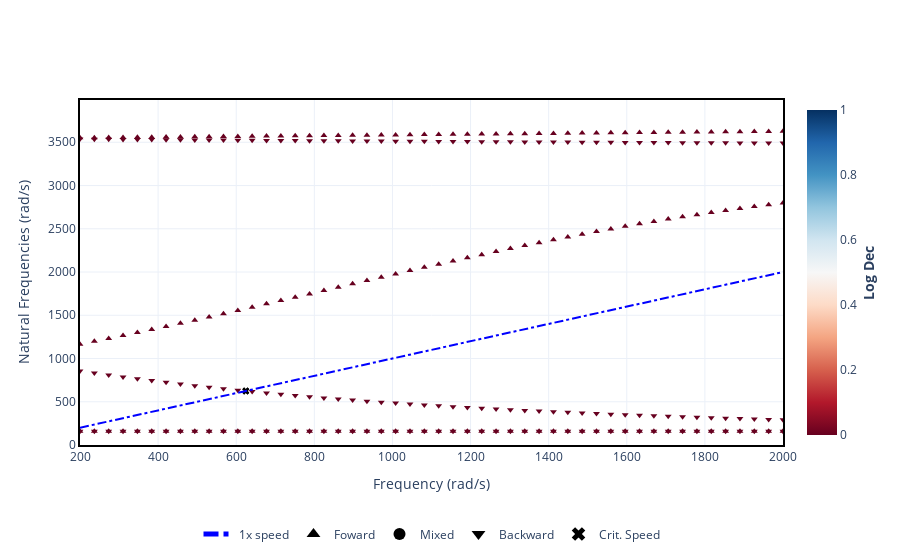

Notebook source saved alongside this figure:
### Code cell
# CAMPBELL
samples     = 50
speed_range = np.linspace(200, 2000, samples)
campbell    = rotor.run_campbell(speed_range)
campbell.plot()

### Figure 1 — Plotly figure (JSON) as saved in the notebook; plotly's stock layout.template omitted (floating-point values rounded to 4 significant figures)
{"data": [{"hovertemplate": "Frequency (rad/s): %{x:.2f}<br>Critical Speed (rad/s): %{y:.2f}", "legendgroup": "Crit. Speed", "marker": {"color": "black", "symbol": "x"}, "mode": "markers", "name": "Crit. Speed", "showlegend": false, "type": "scatter", "x": [], "y": []}, {"hoverinfo": "none", "legendgroup": "Foward", "marker": {"color": [], "coloraxis": "coloraxis", "symbol": "triangle-up"}, "mode": "markers", "name": "Foward", "showlegend": false, "type": "scatter", "x": [], "y": []}, {"hovertemplate": "Frequency (rad/s): %{x:.2f}<br>Critical Speed (rad/s): %{y:.2f}", "legendgroup": "Crit. Speed", "marker": {"color": "black", "symbol": "x"}, "mode": "markers", "name": "Crit. Speed", "showlegend": false, "type": "scatter", "x": [], "y": []}, {"hoverinfo": "none", "legendgroup": "Foward", "marker": {"color": [2.066e-06, 2.11e-06, 2.155e-06, 2.2e-06, 2.243e-06, 2.283e-06, 2.322e-06, 2.358e-06, 2.391e-06, 2.423e-06, 2.451e-06, 2.478e-06, 2.503e-06, 2.526e-06, 2.548e-06, 2.568e-06, 2.587e-06, 2.604e-06, 2.62e-06, 2.635e-06, 2.65e-06, 2.663e-06, 2.675e-06, 2.687e-06, 2.698e-06, 2.709e-06, 2.719e-06, 2.728e-06, 2.737e-06, 2.746e-06, 2.754e-06, 2.761e-06, 2.769e-06, 2.776e-06, 2.782e-06, 2.789e-06, 2.795e-06, 2.801e-06, 2.806e-06, 2.812e-06, 2.817e-06, 2.822e-06, 2.826e-06, 2.831e-06, 2.835e-06, 2.839e-06, 2.844e-06, 2.847e-06, 2.851e-06, 2.855e-06], "coloraxis": "coloraxis", "symbol": "triangle-up"}, "mode": "markers", "name": "Foward", "showlegend": false, "type": "scatter", "x": [200, 236.7, 273.5, 310.2, 346.9, 383.7, 420.4, 457.1, 493.9, 530.6, 567.3, 604.1, 640.8, 677.6, 714.3, 751.0, 787.8, 824.5, 861.2, 898.0, 934.7, 971.4, 1008.0, 1045.0, 1082.0, 1118.0, 1155.0, 1192.0, 1229.0, 1265.0, 1302.0, 1339.0, 1376.0, 1412.0, 1449.0, 1486.0, 1522.0, 1559.0, 1596.0, 1633.0, 1669.0, 1706.0, 1743.0, 1780.0, 1816.0, 1853.0, 1890.0, 1927.0, 1963.0, 2000], "y": [159.1, 159.1, 159.1, 159.1, 159.1, 159.1, 159.1, 159.1, 159.1, 159.1, 159.1, 159.1, 159.1, 159.1, 159.1, 159.1, 159.1, 159.2, 159.2, 159.2, 159.2, 159.2, 159.2, 159.2, 159.2, 159.2, 159.2, 159.2, 159.2, 159.2, 159.2, 159.2, 159.2, 159.2, 159.2, 159.2, 159.2, 159.2, 159.2, 159.2, 159.2, 159.2, 159.2, 159.2, 159.2, 159.2, 159.2, 159.2, 159.2, 159.2]}, {"hovertemplate": "Frequency (rad/s): %{x:.2f}<br>Critical Speed (rad/s): %{y:.2f}", "legendgroup": "Crit. Speed", "marker": {"color": "black", "symbol": "x"}, "mode": "markers", "name": "Crit. Speed", "showlegend": false, "type": "scatter", "x": [624.6], "y": [624.6]}, {"hoverinfo": "none", "legendgroup": "Foward", "marker": {"color": [], "coloraxis": "coloraxis", "symbol": "triangle-up"}, "mode": "markers", "name": "Foward", "showlegend": false, "type": "scatter", "x": [], "y": []}, {"hovertemplate": "Frequency (rad/s): %{x:.2f}<br>Critical Speed (rad/s): %{y:.2f}", "legendgroup": "Crit. Speed", "marker": {"color": "black", "symbol": "x"}, "mode": "markers", "name": "Crit. Speed", "showlegend": false, "type": "scatter", "x": [], "y": []}, {"hoverinfo": "none", "legendgroup": "Foward", "marker": {"color": [4.145e-05, 4.304e-05, 4.473e-05, 4.653e-05, 4.844e-05, 5.046e-05, 5.262e-05, 5.491e-05, 5.735e-05, 5.994e-05, 6.269e-05, 6.562e-05, 6.874e-05, 7.205e-05, 7.556e-05, 7.929e-05, 8.324e-05, 8.743e-05, 9.187e-05, 9.656e-05, 0.0001015, 0.0001067, 0.0001122, 0.000118, 0.0001241, 0.0001304, 0.0001371, 0.000144, 0.0001512, 0.0001587, 0.0001664, 0.0001744, 0.0001826, 0.000191, 0.0001996, 0.0002083, 0.0002172, 0.0002262, 0.0002352, 0.0002443, 0.0002534, 0.0002624, 0.0002714, 0.0002803, 0.000289, 0.0002975, 0.0003059, 0.000314, 0.0003219, 0.0003295], "coloraxis": "coloraxis", "symbol": "triangle-up"}, "mode": "markers", "name": "Foward", "showlegend": false, "type": "scatter", "x": [200, 236.7, 273.5, 310.2, 346.9, 383.7, 420.4, 457.1, 493.9, 530.6, 567.3, 604.1, 640.8, 677.6, 714.3, 751.0, 787.8, 824.5, 861.2, 898.0, 934.7, 971.4, 1008.0, 1045.0, 1082.0, 1118.0, 1155.0, 1192.0, 1229.0, 1265.0, 1302.0, 1339.0, 1376.0, 1412.0, 1449.0, 1486.0, 1522.0, 1559.0, 1596.0, 1633.0, 1669.0, 1706.0, 1743.0, 1780.0, 1816.0, 1853.0, 1890.0, 1927.0, 1963.0, 2000], "y": [1166.0, 1198.0, 1232.0, 1266.0, 1300.0, 1335.0, 1371.0, 1407.0, 1444.0, 1481.0, 1518.0, 1556.0, 1594.0, 1632.0, 1670.0, 1709.0, 1747.0, 1786.0, 1825.0, 1863.0, 1902.0, 1940.0, 1978.0, 2016.0, 2054.0, 2091.0, 2128.0, 2165.0, 2201.0, 2236.0, 2271.0, 2306.0, 2340.0, 2373.0, 2405.0, 2437.0, 2468.0, 2498.0, 2528.0, 2557.0, 2584.0, 2611.0, 2638.0, 2663.0, 2688.0, 2711.0, 2734.0, 2756.0, 2778.0, 2798.0]}, {"hovertemplate": "Frequency (rad/s): %{x:.2f}<br>Critical Speed (rad/s): %{y:.2f}", "legendgroup": "Crit. Speed", "marker": {"color": "black", "symbol": "x"}, "mode": "markers", "name": "Crit. Speed", "showlegend": false, "type": "scatter", "x": [], "y": []}, {"hoverinfo": "none", "legendgroup": "Foward", "marker": {"color": [], "coloraxis": "coloraxis", "symbol": "triangle-up"}, "mode": "markers", "name": "Foward", "showlegend": false, "type": "scatter", "x": [], "y": []}, {"hovertemplate": "Frequency (rad/s): %{x:.2f}<br>Critical Speed (rad/s): %{y:.2f}", "legendgroup": "Crit. Speed", "marker": {"color": "black", "symbol": "x"}, "mode": "markers", "name": "Crit. Speed", "showlegend": false, "type": "scatter", "x": [], "y": []}, {"hoverinfo": "none", "legendgroup": "Foward", "marker": {"color": [0.000351, 0.0003611, 0.0003702, 0.0003788, 0.0003869, 0.0003949, 0.0004028, 0.0004107, 0.0004186, 0.0004266, 0.0004346, 0.0004428, 0.0004511, 0.0004595, 0.0004681, 0.0004769, 0.0004858, 0.0004948, 0.000504, 0.0005134, 0.000523, 0.0005326, 0.0005425, 0.0005524, 0.0005626, 0.0005728, 0.0005832, 0.0005936, 0.0006042, 0.0006149, 0.0006256, 0.0006365, 0.0006474, 0.0006583, 0.0006693, 0.0006803, 0.0006914, 0.0007024, 0.0007135, 0.0007245, 0.0007355, 0.0007465, 0.0007574, 0.0007683, 0.0007791, 0.0007899, 0.0008006, 0.0008112, 0.0008217, 0.0008321], "coloraxis": "coloraxis", "symbol": "triangle-up"}, "mode": "markers", "name": "Foward", "showlegend": false, "type": "scatter", "x": [200, 236.7, 273.5, 310.2, 346.9, 383.7, 420.4, 457.1, 493.9, 530.6, 567.3, 604.1, 640.8, 677.6, 714.3, 751.0, 787.8, 824.5, 861.2, 898.0, 934.7, 971.4, 1008.0, 1045.0, 1082.0, 1118.0, 1155.0, 1192.0, 1229.0, 1265.0, 1302.0, 1339.0, 1376.0, 1412.0, 1449.0, 1486.0, 1522.0, 1559.0, 1596.0, 1633.0, 1669.0, 1706.0, 1743.0, 1780.0, 1816.0, 1853.0, 1890.0, 1927.0, 1963.0, 2000], "y": [3552.0, 3553.0, 3555.0, 3556.0, 3558.0, 3559.0, 3561.0, 3562.0, 3564.0, 3565.0, 3567.0, 3568.0, 3570.0, 3571.0, 3573.0, 3574.0, 3576.0, 3578.0, 3579.0, 3581.0, 3582.0, 3584.0, 3585.0, 3587.0, 3589.0, 3590.0, 3592.0, 3593.0, 3595.0, 3597.0, 3598.0, 3600.0, 3601.0, 3603.0, 3604.0, 3606.0, 3607.0, 3609.0, 3610.0, 3612.0, 3613.0, 3615.0, 3616.0, 3618.0, 3619.0, 3621.0, 3622.0, 3623.0, 3625.0, 3626.0]}, {"hovertemplate": "Frequency (rad/s): %{x:.2f}<br>Critical Speed (rad/s): %{y:.2f}", "legendgroup": "Crit. Speed", "marker": {"color": "black", "symbol": "x"}, "mode": "markers", "name": "Crit. Speed", "showlegend": false, "type": "scatter", "x": [], "y": []}, {"hoverinfo": "none", "legendgroup": "Mixed", "marker": {"color": [], "coloraxis": "coloraxis", "symbol": "circle"}, "mode": "markers", "name": "Mixed", "showlegend": false, "type": "scatter", "x": [], "y": []}, {"hovertemplate": "Frequency (rad/s): %{x:.2f}<br>Critical Speed (rad/s): %{y:.2f}", "legendgroup": "Crit. Speed", "marker": {"color": "black", "symbol": "x"}, "mode": "markers", "name": "Crit. Speed", "showlegend": false, "type": "scatter", "x": [], "y": []}, {"hoverinfo": "none", "legendgroup": "Mixed", "marker": {"color": [], "coloraxis": "coloraxis", "symbol": "circle"}, "mode": "markers", "name": "Mixed", "showlegend": false, "type": "scatter", "x": [], "y": []}, {"hovertemplate": "Frequency (rad/s): %{x:.2f}<br>Critical Speed (rad/s): %{y:.2f}", "legendgroup": "Crit. Speed", "marker": {"color": "black", "symbol": "x"}, "mode": "markers", "name": "Crit. Speed", "showlegend": false, "type": "scatter", "x": [624.6], "y": [624.6]}, {"hoverinfo": "none", "legendgroup": "Mixed", "marker": {"color": [], "coloraxis": "coloraxis", "symbol": "circle"}, "mode": "markers", "name": "Mixed", "showlegend": false, "type": "scatter", "x": [], "y": []}, {"hovertemplate": "Frequency (rad/s): %{x:.2f}<br>Critical Speed (rad/s): %{y:.2f}", "legendgroup": "Crit. Speed", "marker": {"color": "black", "symbol": "x"}, "mode": "markers", "name": "Crit. Speed", "showlegend": false, "type": "scatter", "x": [], "y": []}, {"hoverinfo": "none", "legendgroup": "Mixed", "marker": {"color": [], "coloraxis": "coloraxis", "symbol": "circle"}, "mode": "markers", "name": "Mixed", "showlegend": false, "type": "scatter", "x": [], "y": []}, {"hovertemplate": "Frequency (rad/s): %{x:.2f}<br>Critical Speed (rad/s): %{y:.2f}", "legendgroup": "Crit. Speed", "marker": {"color": "black", "symbol": "x"}, "mode": "markers", "name": "Crit. Speed", "showlegend": false, "type": "scatter", "x": [], "y": []}, {"hoverinfo": "none", "legendgroup": "Mixed", "marker": {"color": [], "coloraxis": "coloraxis", "symbol": "circle"}, "mode": "markers", "name": "Mixed", "showlegend": false, "type": "scatter", "x": [], "y": []}, {"hovertemplate": "Frequency (rad/s): %{x:.2f}<br>Critical Speed (rad/s): %{y:.2f}", "legendgroup": "Crit. Speed", "marker": {"color": "black", "symbol": "x"}, "mode": "markers", "name": "Crit. Speed", "showlegend": false, "type": "scatter", "x": [], "y": []}, {"hoverinfo": "none", "legendgroup": "Mixed", "marker": {"color": [], "coloraxis": "coloraxis", "symbol": "circle"}, "mode": "markers", "name": "Mixed", "showlegend": false, "type": "scatter", "x": [], "y": []}, {"hovertemplate": "Frequency (rad/s): %{x:.2f}<br>Critical Speed (rad/s): %{y:.2f}", "legendgroup": "Crit. Speed", "marker": {"color": "black", "symbol": "x"}, "mode": "markers", "name": "Crit. Speed", "showlegend": false, "type": "scatter", "x": [], "y": []}, {"hoverinfo": "none", "legendgroup": "Backward", "marker": {"color": [4.023e-06, 3.978e-06, 3.933e-06, 3.889e-06, 3.846e-06, 3.805e-06, 3.767e-06, 3.731e-06, 3.697e-06, 3.666e-06, 3.637e-06, 3.61e-06, 3.585e-06, 3.562e-06, 3.541e-06, 3.521e-06, 3.502e-06, 3.485e-06, 3.468e-06, 3.453e-06, 3.439e-06, 3.426e-06, 3.413e-06, 3.401e-06, 3.39e-06, 3.38e-06, 3.37e-06, 3.36e-06, 3.351e-06, 3.343e-06, 3.335e-06, 3.327e-06, 3.32e-06, 3.313e-06, 3.306e-06, 3.3e-06, 3.294e-06, 3.288e-06, 3.282e-06, 3.277e-06, 3.272e-06, 3.267e-06, 3.262e-06, 3.258e-06, 3.253e-06, 3.249e-06, 3.245e-06, 3.241e-06, 3.237e-06, 3.234e-06], "coloraxis": "coloraxis", "symbol": "triangle-down"}, "mode": "markers", "name": "Backward", "showlegend": false, "type": "scatter", "x": [200, 236.7, 273.5, 310.2, 346.9, 383.7, 420.4, 457.1, 493.9, 530.6, 567.3, 604.1, 640.8, 677.6, 714.3, 751.0, 787.8, 824.5, 861.2, 898.0, 934.7, 971.4, 1008.0, 1045.0, 1082.0, 1118.0, 1155.0, 1192.0, 1229.0, 1265.0, 1302.0, 1339.0, 1376.0, 1412.0, 1449.0, 1486.0, 1522.0, 1559.0, 1596.0, 1633.0, 1669.0, 1706.0, 1743.0, 1780.0, 1816.0, 1853.0, 1890.0, 1927.0, 1963.0, 2000], "y": [159.1, 159.1, 159.1, 159.1, 159.1, 159.1, 159.1, 159.1, 159.1, 159.1, 159.1, 159.1, 159.1, 159.1, 159.1, 159.1, 159.1, 159.1, 159.1, 159.1, 159.1, 159.1, 159.1, 159.1, 159.1, 159.1, 159.1, 159.1, 159.1, 159.1, 159.1, 159.1, 159.1, 159.1, 159.1, 159.1, 159.1, 159.0, 159.0, 159.0, 159.0, 159.0, 159.0, 159.0, 159.0, 159.0, 159.0, 159.0, 159.0, 159.0]}, {"hovertemplate": "Frequency (rad/s): %{x:.2f}<br>Critical Speed (rad/s): %{y:.2f}", "legendgroup": "Crit. Speed", "marker": {"color": "black", "symbol": "x"}, "mode": "markers", "name": "Crit. Speed", "showlegend": false, "type": "scatter", "x": [], "y": []}, {"hoverinfo": "none", "legendgroup": "Backward", "marker": {"color": [], "coloraxis": "coloraxis", "symbol": "triangle-down"}, "mode": "markers", "name": "Backward", "showlegend": false, "type": "scatter", "x": [], "y": []}, {"hovertemplate": "Frequency (rad/s): %{x:.2f}<br>Critical Speed (rad/s): %{y:.2f}", "legendgroup": "Crit. Speed", "marker": {"color": "black", "symbol": "x"}, "mode": "markers", "name": "Crit. Speed", "showlegend": false, "type": "scatter", "x": [624.6], "y": [624.6]}, {"hoverinfo": "none", "legendgroup": "Backward", "marker": {"color": [2.887e-05, 2.802e-05, 2.722e-05, 2.646e-05, 2.573e-05, 2.503e-05, 2.436e-05, 2.371e-05, 2.31e-05, 2.251e-05, 2.194e-05, 2.14e-05, 2.088e-05, 2.037e-05, 1.989e-05, 1.942e-05, 1.898e-05, 1.854e-05, 1.813e-05, 1.773e-05, 1.734e-05, 1.697e-05, 1.66e-05, 1.626e-05, 1.592e-05, 1.559e-05, 1.528e-05, 1.498e-05, 1.468e-05, 1.44e-05, 1.412e-05, 1.386e-05, 1.36e-05, 1.335e-05, 1.311e-05, 1.288e-05, 1.265e-05, 1.243e-05, 1.221e-05, 1.201e-05, 1.181e-05, 1.161e-05, 1.142e-05, 1.124e-05, 1.106e-05, 1.089e-05, 1.072e-05, 1.055e-05, 1.039e-05, 1.024e-05], "coloraxis": "coloraxis", "symbol": "triangle-down"}, "mode": "markers", "name": "Backward", "showlegend": false, "type": "scatter", "x": [200, 236.7, 273.5, 310.2, 346.9, 383.7, 420.4, 457.1, 493.9, 530.6, 567.3, 604.1, 640.8, 677.6, 714.3, 751.0, 787.8, 824.5, 861.2, 898.0, 934.7, 971.4, 1008.0, 1045.0, 1082.0, 1118.0, 1155.0, 1192.0, 1229.0, 1265.0, 1302.0, 1339.0, 1376.0, 1412.0, 1449.0, 1486.0, 1522.0, 1559.0, 1596.0, 1633.0, 1669.0, 1706.0, 1743.0, 1780.0, 1816.0, 1853.0, 1890.0, 1927.0, 1963.0, 2000], "y": [856.3, 832.4, 809.3, 787.0, 765.3, 744.5, 724.3, 704.8, 686.0, 667.9, 650.4, 633.6, 617.4, 601.7, 586.7, 572.1, 558.2, 544.7, 531.7, 519.2, 507.2, 495.6, 484.4, 473.6, 463.2, 453.2, 443.5, 434.2, 425.2, 416.5, 408.1, 400.0, 392.1, 384.5, 377.2, 370.1, 363.3, 356.7, 350.2, 344.0, 338.0, 332.2, 326.5, 321.0, 315.7, 310.5, 305.5, 300.7, 296.0, 291.4]}, {"hovertemplate": "Frequency (rad/s): %{x:.2f}<br>Critical Speed (rad/s): %{y:.2f}", "legendgroup": "Crit. Speed", "marker": {"color": "black", "symbol": "x"}, "mode": "markers", "name": "Crit. Speed", "showlegend": false, "type": "scatter", "x": [], "y": []}, {"hoverinfo": "none", "legendgroup": "Backward", "marker": {"color": [], "coloraxis": "coloraxis", "symbol": "triangle-down"}, "mode": "markers", "name": "Backward", "showlegend": false, "type": "scatter", "x": [], "y": []}, {"hovertemplate": "Frequency (rad/s): %{x:.2f}<br>Critical Speed (rad/s): %{y:.2f}", "legendgroup": "Crit. Speed", "marker": {"color": "black", "symbol": "x"}, "mode": "markers", "name": "Crit. Speed", "showlegend": false, "type": "scatter", "x": [], "y": []}, {"hoverinfo": "none", "legendgroup": "Backward", "marker": {"color": [0.0003643, 0.0003562, 0.0003493, 0.0003434, 0.0003381, 0.0003334, 0.000329, 0.000325, 0.0003213, 0.0003179, 0.0003146, 0.0003116, 0.0003087, 0.000306, 0.0003034, 0.0003009, 0.0002986, 0.0002964, 0.0002942, 0.0002922, 0.0002903, 0.0002885, 0.0002867, 0.000285, 0.0002834, 0.0002819, 0.0002804, 0.000279, 0.0002777, 0.0002764, 0.0002752, 0.000274, 0.0002729, 0.0002718, 0.0002707, 0.0002697, 0.0002688, 0.0002679, 0.000267, 0.0002662, 0.0002653, 0.0002646, 0.0002638, 0.0002631, 0.0002624, 0.0002618, 0.0002611, 0.0002605, 0.0002599, 0.0002594], "coloraxis": "coloraxis", "symbol": "triangle-down"}, "mode": "markers", "name": "Backward", "showlegend": false, "type": "scatter", "x": [200, 236.7, 273.5, 310.2, 346.9, 383.7, 420.4, 457.1, 493.9, 530.6, 567.3, 604.1, 640.8, 677.6, 714.3, 751.0, 787.8, 824.5, 861.2, 898.0, 934.7, 971.4, 1008.0, 1045.0, 1082.0, 1118.0, 1155.0, 1192.0, 1229.0, 1265.0, 1302.0, 1339.0, 1376.0, 1412.0, 1449.0, 1486.0, 1522.0, 1559.0, 1596.0, 1633.0, 1669.0, 1706.0, 1743.0, 1780.0, 1816.0, 1853.0, 1890.0, 1927.0, 1963.0, 2000], "y": [3537.0, 3536.0, 3535.0, 3533.0, 3532.0, 3531.0, 3530.0, 3529.0, 3527.0, 3526.0, 3525.0, 3524.0, 3523.0, 3522.0, 3521.0, 3520.0, 3519.0, 3518.0, 3517.0, 3516.0, 3515.0, 3514.0, 3513.0, 3512.0, 3511.0, 3510.0, 3509.0, 3508.0, 3507.0, 3506.0, 3505.0, 3504.0, 3504.0, 3503.0, 3502.0, 3501.0, 3500.0, 3499.0, 3499.0, 3498.0, 3497.0, 3496.0, 3495.0, 3495.0, 3494.0, 3493.0, 3492.0, 3492.0, 3491.0, 3490.0]}, {"hovertemplate": "Frequency (rad/s): %{x:.2f}<br>Critical Speed (rad/s): %{y:.2f}", "legendgroup": "Crit. Speed", "marker": {"color": "black", "symbol": "x"}, "mode": "markers", "name": "Crit. Speed", "showlegend": false, "type": "scatter", "x": [], "y": []}, {"hoverinfo": "none", "legendgroup": "Backward", "marker": {"color": [], "coloraxis": "coloraxis", "symbol": "triangle-down"}, "mode": "markers", "name": "Backward", "showlegend": false, "type": "scatter", "x": [], "y": []}, {"hoverinfo": "none", "line": {"color": "blue", "dash": "dashdot"}, "mode": "lines", "name": "1x speed", "type": "scatter", "x": [200, 236.7, 273.5, 310.2, 346.9, 383.7, 420.4, 457.1, 493.9, 530.6, 567.3, 604.1, 640.8, 677.6, 714.3, 751.0, 787.8, 824.5, 861.2, 898.0, 934.7, 971.4, 1008.0, 1045.0, 1082.0, 1118.0, 1155.0, 1192.0, 1229.0, 1265.0, 1302.0, 1339.0, 1376.0, 1412.0, 1449.0, 1486.0, 1522.0, 1559.0, 1596.0, 1633.0, 1669.0, 1706.0, 1743.0, 1780.0, 1816.0, 1853.0, 1890.0, 1927.0, 1963.0, 2000], "y": [200, 236.7, 273.5, 310.2, 346.9, 383.7, 420.4, 457.1, 493.9, 530.6, 567.3, 604.1, 640.8, 677.6, 714.3, 751.0, 787.8, 824.5, 861.2, 898.0, 934.7, 971.4, 1008.0, 1045.0, 1082.0, 1118.0, 1155.0, 1192.0, 1229.0, 1265.0, 1302.0, 1339.0, 1376.0, 1412.0, 1449.0, 1486.0, 1522.0, 1559.0, 1596.0, 1633.0, 1669.0, 1706.0, 1743.0, 1780.0, 1816.0, 1853.0, 1890.0, 1927.0, 1963.0, 2000]}, {"legendgroup": "Foward", "marker": {"color": "black", "symbol": "triangle-up"}, "mode": "markers", "name": "Foward", "type": "scatter", "x": [0], "y": [0]}, {"legendgroup": "Mixed", "marker": {"color": "black", "symbol": "circle"}, "mode": "markers", "name": "Mixed", "type": "scatter", "x": [0], "y": [0]}, {"legendgroup": "Backward", "marker": {"color": "black", "symbol": "triangle-down"}, "mode": "markers", "name": "Backward", "type": "scatter", "x": [0], "y": [0]}, {"legendgroup": "Crit. Speed", "marker": {"color": "black", "symbol": "x"}, "mode": "markers", "name": "Crit. Speed", "type": "scatter", "x": [0], "y": [0]}], "layout": {"coloraxis": {"cmax": 1, "cmin": 0, "colorbar": {"title": {"side": "right", "text": "<b>Log Dec</b>"}}, "colorscale": [[0, "rgb(103,0,31)"], [0.1, "rgb(178,24,43)"], [0.2, "rgb(214,96,77)"], [0.3, "rgb(244,165,130)"], [0.4, "rgb(253,219,199)"], [0.5, "rgb(247,247,247)"], [0.6, "rgb(209,229,240)"], [0.7, "rgb(146,197,222)"], [0.8, "rgb(67,147,195)"], [0.9, "rgb(33,102,172)"], [1, "rgb(5,48,97)"]]}, "legend": {"itemsizing": "constant", "orientation": "h", "x": 0.5, "xanchor": "center", "y": -0.3, "yanchor": "bottom"}, "xaxis": {"exponentformat": "none", "range": [200, 2000], "title": {"text": "Frequency (rad/s)"}}, "yaxis": {"range": [0, 3989.0], "title": {"text": "Natural Frequencies (rad/s)"}}}}
